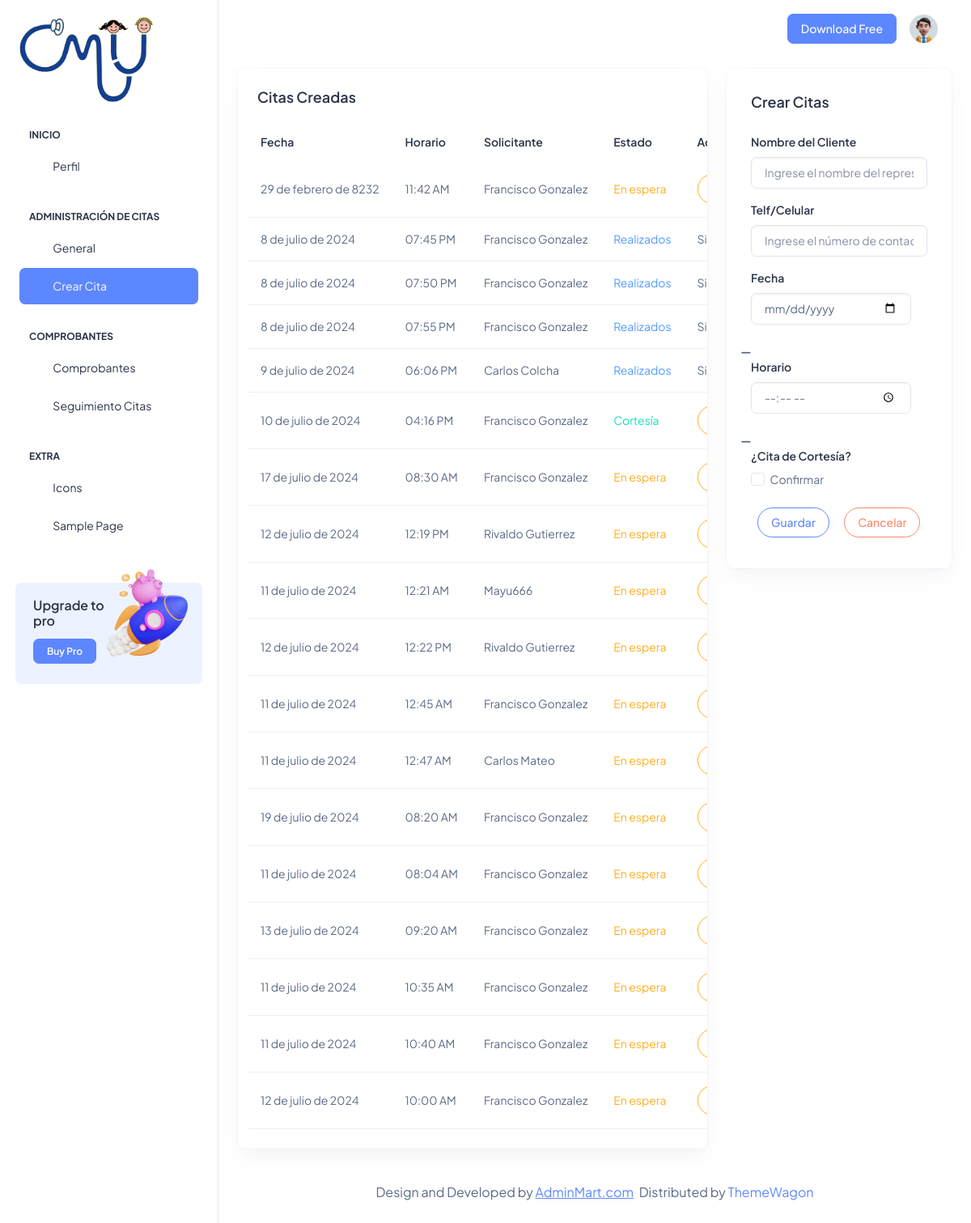
The app's page /adci_fechacitas/ (signed in), older data.
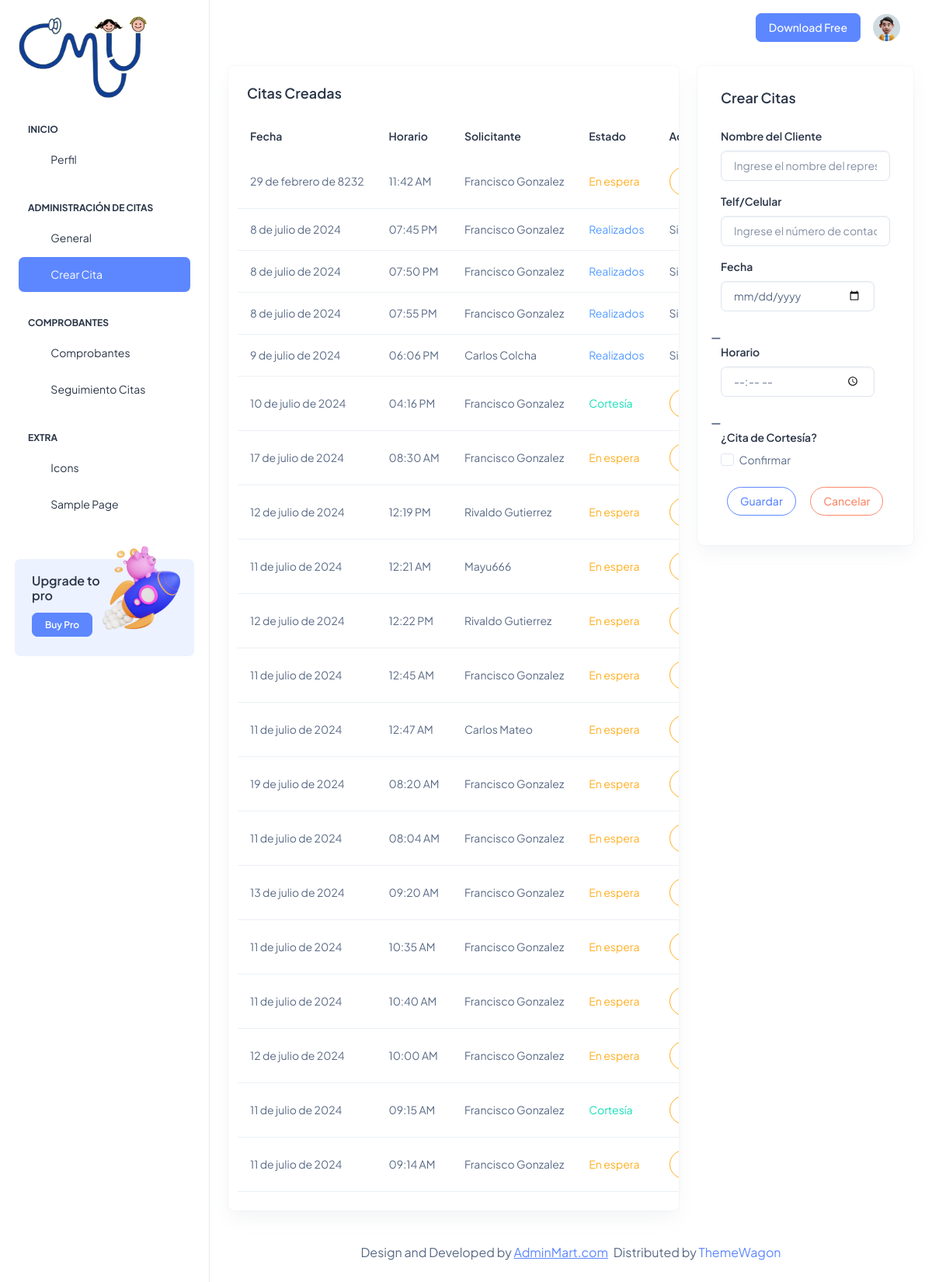
The same page, newer data.
### Aplicaciones/Citas/models.py (models this page shows, shortened)
class CitaSol(models.Model):
    id=models.AutoField(primary_key=True)
    fech_da=models.DateField()
    time_da=models.TimeField()
    cort_da=models.BooleanField(default=False)
    nom_da=models.CharField(max_length=150)
    telf_da=models.CharField(max_length=10)
    est_da=models.BooleanField(default=False)
    notificacion_enviada = models.BooleanField(default=False)

### Aplicaciones/Citas/views.py (the view)
# urls.py: path('adci_fechacitas/',views.adci_fechacitas),
@login_required
@custom_login_required
def adci_fechacitas (request):
    horariobdd=DiaHorario.objects.all()
    horabdd=HorasDia.objects.all()
    citabdd=CitaSol.objects.all()
    return render(request,'adci_fechacitas.html',{'horarios':horariobdd,'horas':horabdd,'citas':citabdd})

### Aplicaciones/Citas/templates/adci_fechacitas.html (shortened to what this page needs)
{% extends 'adci_plantilla.html' %}
{% block usci_contenido %}
<div class="col-lg-8">
  <div class="row">
    <div class="col-lg-12">
      <div class="card overflow-hidden">
        <div class="card-body p-4">
          <h5 class="card-title mb-9 fw-semibold">Citas Creadas</h5>
          <div class="row align-items-center">
            <table id="tbl_horarios" class="table text-nowrap mb-0 align-middle">
              <thead class="text-dark fs-4">
                <tr>
                  <th class="border-bottom-0">
                    <h6 class="fw-semibold mb-0">Fecha</h6>
                  </th>
                  <th class="border-bottom-0">
                    <h6 class="fw-semibold mb-0">Horario</h6>
                  </th>
                  <th class="border-bottom-0">
                    <h6 class="fw-semibold mb-0">Solicitante</h6>
                  </th>
                  <th class="border-bottom-0">
                    <h6 class="fw-semibold mb-0">Estado</h6>
                  </th>
                  <th class="border-bottom-0">
                    <h6 class="fw-semibold mb-0">Acción</h6>
                  </th>
                </tr>
              </thead>
              <tbody>
                {% for cita in citas %}
                  <tr>
                      <td>{{ cita.fech_da }}</td>
                      <td>
                          {% if cita.time_da.hour < 12 %}
                              {{ cita.time_da|time:"h:i" }} AM
                          {% else %}
                              {{ cita.time_da|time:"h:i" }} PM
                          {% endif %}
                      </td>
                      <td>{{cita.nom_da}}</td>
                      <td>
                        {% if cita.cort_da %}
                          <span class="text-success">Cortesía</span>
                        {% else %}
                          {% if cita.est_da %}
                            <span class="text-info">Realizados</span>
                          {% else %}
                            <span class="text-warning">En espera</span>
                          {% endif %}
                        {% endif %}
                      </td>
                      <td>
                        {% if cita.est_da %}
                        <span class="text-center">Sin Acciones</span>
                        {% else %}
                        <button type="button" class="btn btn-outline-warning rounded-pill" data-bs-toggle="modal" data-bs-target="#exampleModal"
                          data-id="{{ cita.id }}" data-diah="{{ cita.fech_da|date:'Y-m-d' }}" data-horario="{{ cita.time_da|time:'H:i' }}" data-nom="{{cita.nom_da}}" data-telf="{{cita.telf_da}}"
                          data-cortesia="{{cita.cort_da}}">
                        </button>
                        {% endif %}
                      </td>
                  </tr>
                  {% endfor %}
              </tbody>
            </table>
          </div>
        </div>
      </div>
    </div>
  </div>
</div>
<div class="col-lg-4 align-items-stretch">
  <div class="card w-100">
    <div class="card-body">
      <div class="d-sm-flex d-block align-items-center justify-content-between mb-9">
        <div class="mb-3 mb-sm-0">
          <h5 class="card-title fw-semibold">Crear Citas</h5>
        </div>
      </div>
      <form action="/aggagenda_adci/" method="POST" id="vldt_dias">
        <div class="mb-3">
          <label for="nom_da" class="form-label">Nombre del Cliente</label>
          <input type="text" class="form-control" name="nom_da" id="nom_da" placeholder="Ingrese el nombre del representante">
        </div>
        <div class="mb-3">
          <label for="telf_da" class="form-label">Telf/Celular</label>
          <input type="text" class="form-control" name="telf_da" id="telf_da" placeholder="Ingrese el número de contacto">
        </div>
        <div class="row">
          <div class="mb-3 col-md-11">
            <label for="fech_da" class="form-label">Fecha</label>
            <input type="date" class="form-control" name="fech_da" id="fech_da" aria-describedby="dateHelp">
          </div>
          <div class="col-md-1 d-flex align-items-center justify-content-center">
            <i id="fech_da_icon" class="fas fa-minus text-muted" style="margin-top: 12px; margin-right:12px;" title="Esperando datos..."></i>
          </div>
        </div>
        <div class="row">
            <div class="mb-3 col-md-11">
              <label for="time_da" class="form-label">Horario</label>
              <input type="time" class="form-control" name="time_da" id="time_da">
            </div>
            <div class="col-md-1 d-flex align-items-center justify-content-center">
              <i id="time_da_icon" class="fas fa-minus text-muted" style="margin-top: 12px; margin-right:12px;" title="Esperando datos..."></i>
            </div>
          </div>
        <label for="cort_da" class="form-label">¿Cita de Cortesía?</label>
        <div class="mb-3 form-check">
          <input type="checkbox" class="form-check-input" name="cort_da" id="cort_da">
          <label class="form-check-label" for="cort_da">Confirmar</label>
        </div>
        <button type="submit" class="btn btn-outline-primary rounded-pill m-2">Guardar</button>
        <button type="reset" name="button" class="btn btn-outline-danger rounded-pill m-2">Cancelar</button>
      </form>
    </div>
  </div>
</div>
{% endblock %}

### Aplicaciones/Citas/templates/adci_plantilla.html (shortened to what this page needs)
<!doctype html>
{% load static %}
<html lang="es">
<head>
  <link rel="stylesheet" href="{% static 'css/styles.min.css' %}" />
  <link rel="stylesheet" href="{% static 'css/estilo_validacion.css' %}" />
    <link rel="stylesheet" href="https://cdnjs.cloudflare.com/ajax/libs/font-awesome/6.5.1/css/all.min.css" />
    <link rel="stylesheet" href="https://cdnjs.cloudflare.com/ajax/libs/izitoast/1.4.0/css/iziToast.css" />
</head>
<body>
  <div class="page-wrapper" id="main-wrapper" data-layout="vertical" data-navbarbg="skin6" data-sidebartype="full"
    data-sidebar-position="fixed" data-header-position="fixed">
    <aside class="left-sidebar">
      <div>
        <br>
        <div class="brand-logo d-flex align-items-center justify-content-between">
          <a href="/adci_inicio/" class="text-nowrap logo-img">
            <img src="{% static 'images/logo.png' %}" width="165" alt="" />
          </a>
        </div>
        <nav class="sidebar-nav scroll-sidebar" data-simplebar="">
          <ul id="sidebarnav">
            <li class="nav-small-cap">
              <span class="hide-menu">Inicio</span>
            </li>
            <li class="sidebar-item">
              <a class="sidebar-link" href="{% url 'adci_perfil' %}" aria-expanded="false">
                <span>
                  <i class="ti ti-layout-dashboard"></i>
                </span>
                <span class="hide-menu">Perfil</span>
              </a>
            </li>
            <li class="nav-small-cap">
              <span class="hide-menu">Administración de Citas</span>
            </li>
            <li class="sidebar-item">
              <a class="sidebar-link" href="/adci_inicio/" aria-expanded="false">
                <span>
                  <i class="ti ti-article"></i>
                </span>
                <span class="hide-menu">General</span>
              </a>
            </li>
            <li class="sidebar-item">
              <a class="sidebar-link" href="/adci_fechacitas/" aria-expanded="false">
                <span>
                  <i class="ti ti-cards"></i>
                </span>
                <span class="hide-menu">Crear Cita</span>
              </a>
            </li>
            <li class="nav-small-cap">
              <span class="hide-menu">Comprobantes</span>
            </li>
            <li class="sidebar-item">
              <a class="sidebar-link" href="/adci_inicio/cont_inicio/" aria-expanded="false">
                <span>
                  <i class="ti ti-file-description"></i>
                </span>
                <span class="hide-menu">Comprobantes</span>
              </a>
            </li>
            <li class="sidebar-item">
              <a class="sidebar-link" href="{% url 'cont_int' %}" aria-expanded="false">
                <span>
                  <i class="ti ti-typography"></i>
                </span>
                <span class="hide-menu">Seguimiento Citas</span>
              </a>
            </li>
            <li class="nav-small-cap">
              <span class="hide-menu">EXTRA</span>
            </li>
            <li class="sidebar-item">
              <a class="sidebar-link" href="./icon-tabler.html" aria-expanded="false">
                <span>
                  <i class="ti ti-mood-happy"></i>
                </span>
                <span class="hide-menu">Icons</span>
              </a>
            </li>
            <li class="sidebar-item">
              <a class="sidebar-link" href="./sample-page.html" aria-expanded="false">
                <span>
                  <i class="ti ti-aperture"></i>
                </span>
                <span class="hide-menu">Sample Page</span>
              </a>
            </li>
          </ul>
          <div class="unlimited-access hide-menu bg-light-primary position-relative mb-7 mt-5 rounded">
            <div class="d-flex">
              <div class="unlimited-access-title me-3">
                <h6 class="fw-semibold fs-4 mb-6 text-dark w-85">Upgrade to pro</h6>
                <a href="https://adminmart.com/product/modernize-bootstrap-5-admin-template/" target="_blank" class="btn btn-primary fs-2 fw-semibold lh-sm">Buy Pro</a>
              </div>
              <div class="unlimited-access-img">
                <img src="{% static 'images/backgrounds/rocket.png' %}" alt="" class="img-fluid">
              </div>
            </div>
          </div>
        </nav>
      </div>
    </aside>
    <div class="body-wrapper">
      <header class="app-header">
        <nav class="navbar navbar-expand-lg navbar-light">
          <ul class="navbar-nav">
            <li class="nav-item">
              <a class="nav-link nav-icon-hover" href="javascript:void(0)">
                <i class="ti ti-bell-ringing"></i>
              </a>
            </li>
          </ul>
          <div class="navbar-collapse justify-content-end px-0" id="navbarNav">
            <ul class="navbar-nav flex-row ms-auto align-items-center justify-content-end">
              <li class="nav-item">
                <a href="https://adminmart.com/product/modernize-free-bootstrap-admin-dashboard/" target="_blank" class="btn btn-primary">Download Free</a>
              </li>
              <li class="nav-item dropdown">
                <a class="nav-link nav-icon-hover" href="javascript:void(0)" id="drop2" data-bs-toggle="dropdown"
                  aria-expanded="false">
                  <img src="{% static 'images/profile/user-1.jpg' %}" alt="" width="35" height="35" class="rounded-circle">
                </a>
              </li>
            </ul>
          </div>
        </nav>
      </header>
      <div class="container-fluid">
        <div class="row">
          {% block usci_contenido %}
            {% endblock %}
        <div class="py-6 px-6 text-center">
          <p class="mb-0 fs-4">Design and Developed by <a href="https://adminmart.com/" target="_blank" class="pe-1 text-primary text-decoration-underline">AdminMart.com</a> Distributed by <a href="https://themewagon.com">ThemeWagon</a></p>
        </div>
      </div>
    </div>
  </div>
</body>
</html>

Row changes from the older to the newer data that the page shows:
added CitaSol: fech_da "11 de julio de 2024", time_da "09:15", nom_da "Francisco Gonzalez", cort_da "Cortesía"
added CitaSol: fech_da "11 de julio de 2024", time_da "09:14", nom_da "Francisco Gonzalez", cort_da "En espera"
